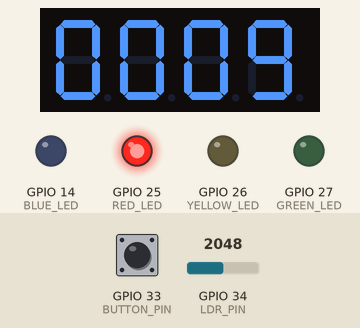
This program was run on a simulated ESP32. Parts: 4-digit seven-segment display, output pins drawn as LEDs (lit = HIGH). Inputs (shaded band) come from the test bench; at power-on: GPIO 34 (LDR_PIN) = 2048, GPIO 33 (BUTTON_PIN) HIGH.

Above: at 12.7 s.
12.8 s: GPIO 34 (LDR_PIN) set to 1540
At 18.1 s:
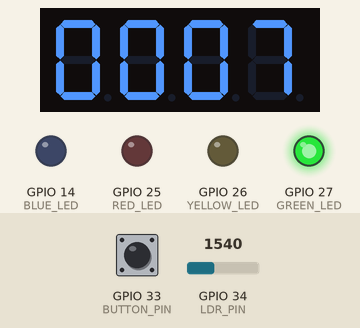
25.4 s: GPIO 34 (LDR_PIN) set to 1456
At 34.3 s:
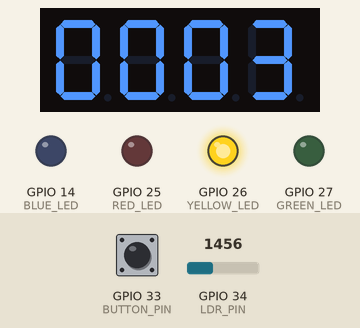
At 36.3 s:
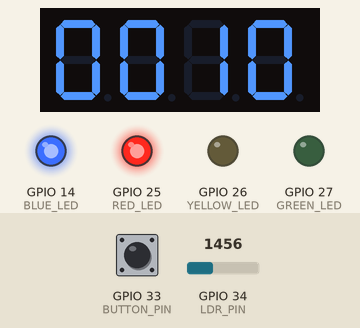
47.9 s: GPIO 34 (LDR_PIN) set to 1460
Timing chart, 0 to 61.4 s (numbered marks = the images above; inputs shaded):
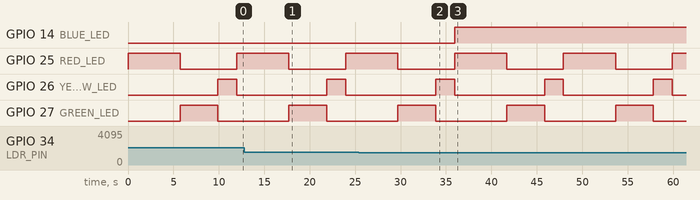

Measured:
- the behaviour switches between 1500 and 1499 on GPIO 34 (LDR_PIN) (found by bisection; images 1 and 2)
- after the input at 25.4 s, GPIO 14 (BLUE_LED): LOW → HIGH after 10.5 s
- by itself, GPIO 27 (GREEN_LED): alternates HIGH for 4.2 s and LOW for 7.8 s
- what the display in image 1 shows lasts 0.6 s, from 17.7 s to 18.3 s

The program:

main.cpp
```cpp
#include <Arduino.h>
#include <TM1637Display.h>

// LED
#define RED_LED    25
#define YELLOW_LED 26
#define GREEN_LED  27
#define BLUE_LED   14

// BUTTON
#define BUTTON_PIN 33

// LDR
#define LDR_PIN 34

// TM1637
#define CLK 18
#define DIO 19

TM1637Display display(CLK, DIO);

void showCountdown(int seconds) {
  for (int i = seconds; i >= 0; i--) {
    display.showNumberDec(i, true);
    delay(500);
  }
}

void setup() {

  pinMode(RED_LED, OUTPUT);
  pinMode(YELLOW_LED, OUTPUT);
  pinMode(GREEN_LED, OUTPUT);
  pinMode(BLUE_LED, OUTPUT);

  pinMode(BUTTON_PIN, INPUT_PULLUP);

  display.setBrightness(7);

  Serial.begin(115200);
}

void loop() {

  int light = analogRead(LDR_PIN);

  if (light < 1500) {
    digitalWrite(BLUE_LED, HIGH);
  } else {
    digitalWrite(BLUE_LED, LOW);
  }

  if (digitalRead(BUTTON_PIN) == LOW) {

    digitalWrite(RED_LED, HIGH);
    showCountdown(5);
    digitalWrite(RED_LED, LOW);
  }

  digitalWrite(RED_LED, HIGH);
  showCountdown(10);
  digitalWrite(RED_LED, LOW);

  digitalWrite(GREEN_LED, HIGH);
  showCountdown(7);
  digitalWrite(GREEN_LED, LOW);

  digitalWrite(YELLOW_LED, HIGH);
  showCountdown(3);
  digitalWrite(YELLOW_LED, LOW);
}
```
